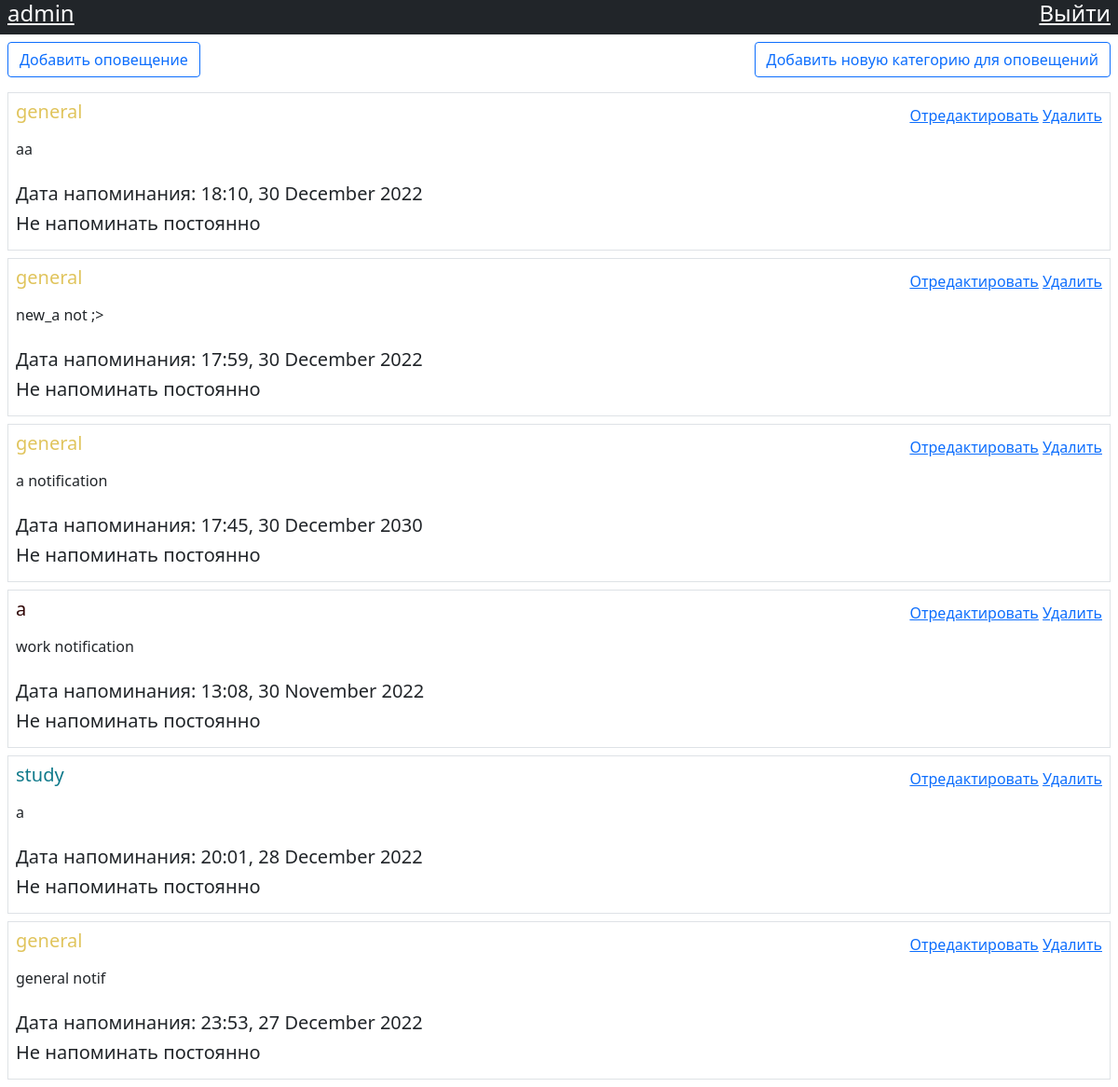
Before: /notifications/read/ (signed in) with the older database file.
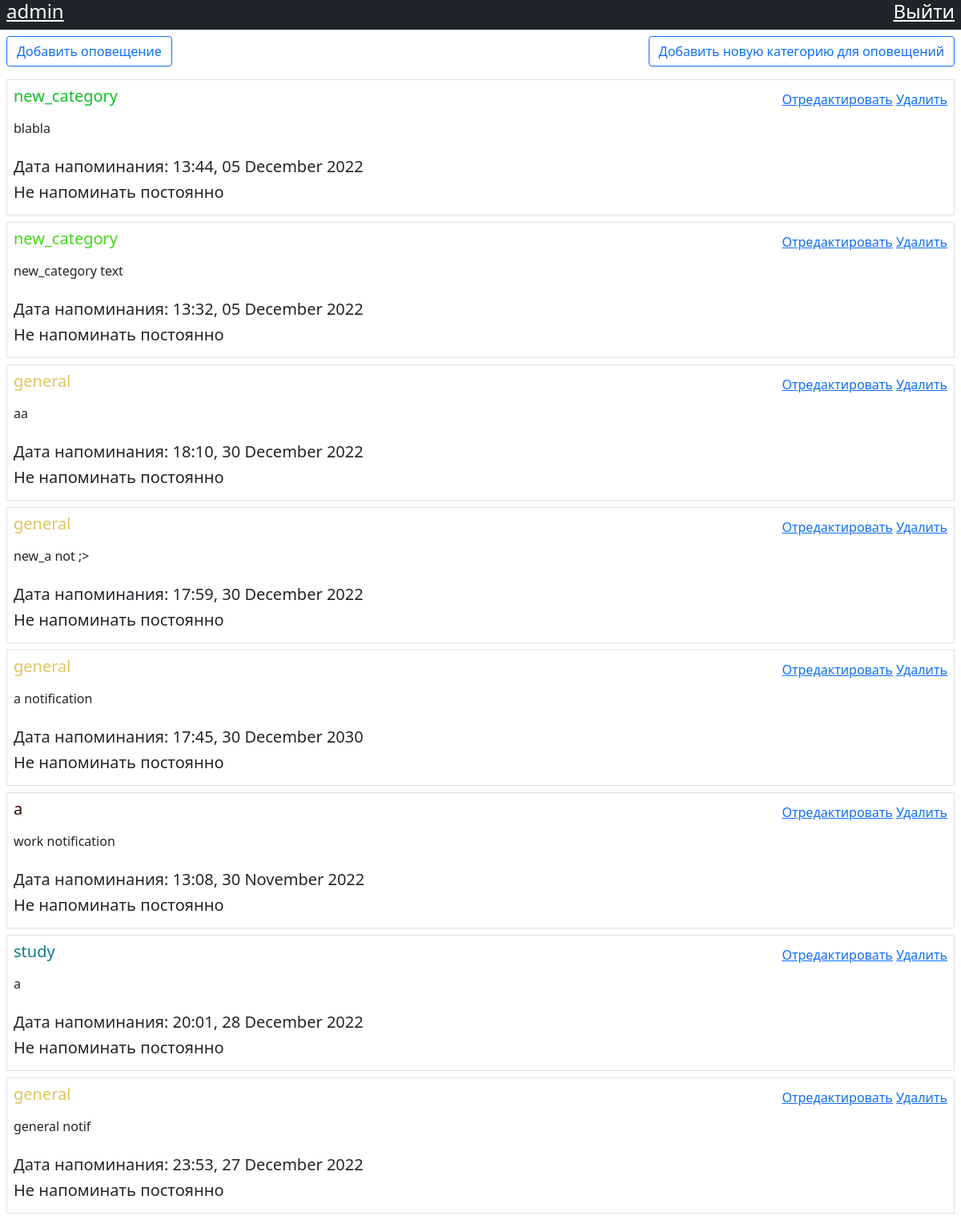
After: the same page with the newer database file.
### notifications/models.py (models this page shows, shortened)
class Notification(models.Model):
    class Meta:
        ordering = ['-created_time']
    user = models.ForeignKey('authentication.MyUser', null=True, on_delete=models.SET_NULL)
    notification_task_type = models.CharField(max_length=45, null=True)
    notification_color = models.CharField(max_length=15, null=True)
    text = models.TextField(max_length=350)
    created_time = models.DateTimeField(auto_now_add=True)
    notification_date = models.DateField(default=datetime.now)
    notification_time = models.TimeField(default=datetime.now)
    notification_periodicity = models.BooleanField(default=False)
    notification_periodicity_num = models.IntegerField(default=1)

### notifications/views.py (the view)
# urls.py: path('read/', NotificationListView.as_view(), name="notification_list"),
class NotificationListView(LoginRequiredMixin, ListView):
    login_url = reverse_lazy('login')
    model = Notification
    context_object_name = 'notifications'
    def get_context_data(self, **kwargs):
        context = super().get_context_data(**kwargs)
        context['user'] = self.request.user
        context['notifications_types'] = MyUser.objects.get(id=self.request.user.pk).notification_type.all()
        return context
    def get_queryset(self):
        return Notification.objects.filter(user=self.request.user)

### templates/notifications/notification_list.html (shortened to what this page needs)
{% extends 'base.html' %}
{% block content %}
    <section>
        <nav class="bg-dark h-25 d-flex justify-content-between align-items-center">
            {% if user.is_authenticated %}
                <h5><a class="text-white fs-4 p-2" href="/auth/profile/">{{ user }}</a></h5>
                <h5><a class="text-white fs-4 p-2" href="/auth/logout/">Выйти</a></h5>
            {% endif %}
        </nav>
        <div>
            <div class="d-flex justify-content-between align-items-center">
                <a class="btn btn-outline-primary m-2" href="/notifications/create/">Добавить оповещение</a>
                <a class="btn btn-outline-primary m-2" href="/notifications/add_notification_type/">Добавить новую категорию для оповещений</a>
            </div>
            {% if notifications.count > 0 %}
                {% for notification in notifications %}
                    <div class="border m-2 p-2">
                        <div class="d-flex justify-content-between align-items-center">
                                <h5 style='color: {{ notification.notification_color }};'>{{ notification.notification_task_type }}</h5>
                            <div>
                                <a href="/notifications/edit/{{ notification.id }}/">Отредактировать</a>
                                <a href="/notifications/delete/{{ notification.id }}/">Удалить</a>
                            </div>
                        </div>
                        <p class="pt-2 pb-2">{{ notification.text }}</p>
                        <h5>Дата напоминания: {{ notification.notification_time|date:"H:i" }}, {{ notification.notification_date|date:"d F Y" }}</h5>
                        {% if notification.notification_periodicity == True %}
                            <h5>Постоянно напоминать - {{ notification.notification_periodicity_num }}</h5>
                        {% else %}
                            <h5>Не напоминать постоянно</h5>
                        {% endif %}
                    </div>
                {% endfor %}
            {% else %}
                <h1 class="text-center position-absolute top-50 start-50 translate-middle text-dark fs-2">Пока что у вас нет никаких оповещений ;><br></h1>
            {% endif %}
        </div>
    </section>
{% endblock content %}

### templates/base.html (shortened to what this page needs)
<!DOCTYPE html>
<html lang="en">
<head>
    <link href="https://cdn.jsdelivr.net/npm/bootstrap@5.1.3/dist/css/bootstrap.min.css" rel="stylesheet">
</head>
<body>
    {% block content %}
    {% endblock content %}
</body>
</html>

Changed rows visible on the page:
added Notification: notification_task_type "new_category", text "blabla", notification_time "13:44", notification_date "05 December 2022", notification_periodicity "Не напоминать постоянно", notification_color "#0fc224" (drawn)
added Notification: notification_task_type "new_category", text "new_category text", notification_time "13:32", notification_date "05 December 2022", notification_periodicity "Не напоминать постоянно", notification_color "#3fdd13" (drawn)
